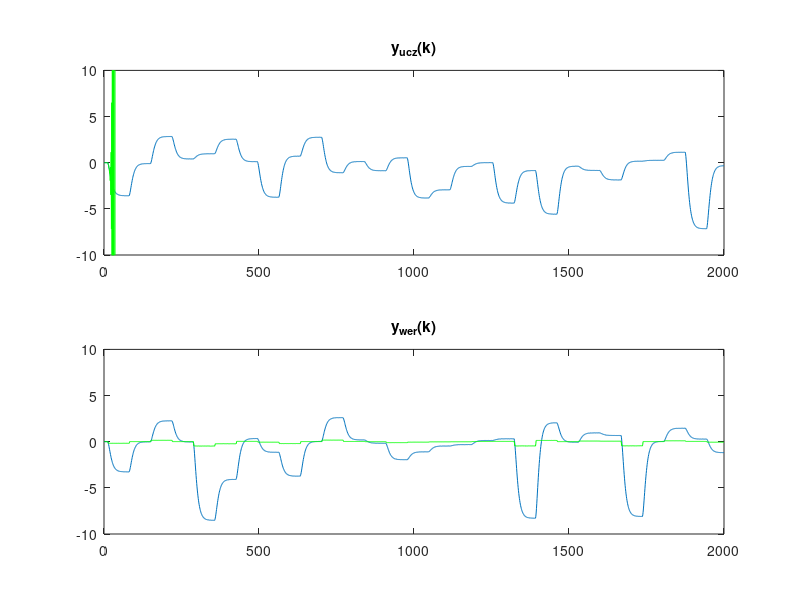

Here is the MATLAB script that generated this plot:
%% inicjalizacja
clear all; 
x0=10;
y0=10;
width=1000;
height=800;
fid = fopen('bledy_dyn','w+'); 
%% import danych
ucz = importdata('danedynucz9.txt');
u_ucz = ucz(:,1);
y_ucz = ucz(:,2);
wer = importdata('danedynwer9.txt');
u_wer = wer(:,1);
y_wer = wer(:,2);
lenght=size(wer);
P = lenght(1); %liczba próbek
kk = 1:P;

%% Modele o różnych stopniach wielomianu

k_pocz = 4; % chwila, od której rozpoczynamy identyfikacje

for s=3:3
    D = s; 
    for t=4:4
        N = t; 
        ymod_ucz = zeros(P,1);
        ymod_wer = zeros(P,1);
        Y = y_ucz(k_pocz:P);
        ymod_ucz(1:k_pocz) = y_ucz(1:k_pocz);
        ymod_wer(1:k_pocz) = y_wer(1:k_pocz);
        


        % uczenie modelu
        c=1; %kolumna
        for i=1:D         
            for j=1:N
                M(:,c)= u_ucz(k_pocz-i:P-i).^j;
                M(:,c+N*2)=y_ucz(k_pocz-i:P-i).^j;
                c=c+1;
            end
        end
        w=M\Y;

%         % sprawdzenie modelu
% 
%         % bez rekurencji
%         c=1;
%         for  i=1:D        
%             for j=1:N
%                 mb_wer(:,c)= u_wer(k_pocz-i:P-i).^j;
%                 mb_wer(:,c+(N*2))=y_wer(k_pocz-i:P-i).^j;
%                 c=c+1;
%             end
%         end
%         ymod_ucz(k_pocz:P)=M*w;
%         ymod_wer(k_pocz:P)=mb_wer*w;
%                 
%         h = figure;
%         set(h,'units','points','position',[x0,y0,width,height]); 
%         subplot(2,1,1)
%         plot(kk,y_ucz)
%         ylim([-10 10])
%         hold on
%         plot(kk,ymod_ucz,'g')
%         ylim([-10 10])
%         title('y_{ucz}(k)');
%         subplot(2,1,2);
%         plot(kk,y_wer)
%         ylim([-10 10])
%         hold on
%         plot(kk,ymod_wer,'g')
%         ylim([-10 10])
%         title('y_{wer}(k)');
%         name =  ['dane_dyn_mod_brek_D_' num2str(D) 'N_' num2str(N) '.png'];
%         saveas(h,name,'png');
%         
%         E_ucz = 0;
%         E_wer = 0;
%         for k=k_pocz:P
%             E_ucz = E_ucz + (ymod_ucz(k)-y_ucz(k))^2; 
%             E_wer = E_wer + (ymod_wer(k)-y_wer(k))^2;  
%         end
% 
%         fprintf(fid,'dane_ucz_brek_D=%d_N=%d, %d \n',D,N,E_ucz);
%         fprintf(fid,'dane_wer_brek_D=%d_N=%d, %d \n',D,N,E_wer);

        % z rekurencja
        
        ymod_ucz = zeros(P-D,1);
        ymod_wer = zeros(P-D,1);
        
        ymod_ucz(1:D) = u_ucz(1:D);
        ymod_wer(1:D) = y_wer(1:D);

        past_ucz = zeros(D,1);
        past_wer = zeros(D,1);
        for k=D+1:P
            c=1;
            for i=1:D
                for j=1:N
                    m_ucz(1,c)= u_ucz(k-i)^j;
                    m_ucz(1,c+(N*2))=past_ucz(i)^j;
                    m_wer(1,c)= u_wer(k-i)^j;
                    m_wer(1,c+(N*2))=y_wer(i)^j;
                    c=c+1;
                end
            end
            ymod_ucz(k)=m_ucz*w;
            ymod_wer(k)=m_wer*w;
            past_ucz = [ymod_ucz(k);past_ucz((1:numel(past_ucz)-1))];
            past_wer = [ymod_wer(k);past_wer((1:numel(past_wer)-1))];
        end
        
        h = figure;
        set(h,'units','points','position',[x0,y0,width,height]);
        subplot(2,1,1)
        plot(kk,y_ucz)
        ylim([-10 10])
        hold on
        plot(kk,ymod_ucz,'g')
        ylim([-10 10])
        title('y_{ucz}(k)');
        subplot(2,1,2);
        plot(kk,y_wer)
        ylim([-10 10])
        hold on
        plot(kk,ymod_wer,'g')
        ylim([-10 10])
        title('y_{wer}(k)');
        name =  ['dane_dyn_mod_rek_D_' num2str(D) 'N_' num2str(N) '.png'];
        saveas(h,name,'png');
        
        E_ucz = 0;
        E_wer = 0;
        for k=k_pocz:P
            E_ucz = E_ucz + (ymod_ucz(k)-y_ucz(k))^2; 
            E_wer = E_wer + (ymod_wer(k)-y_wer(k))^2;  
        end

        fprintf(fid,'dane_ucz_rek_D=%d_N=%d, %d \n',D,N,E_ucz);
        fprintf(fid,'dane_wer_rek_D=%d_N=%d, %d \n',D,N,E_wer);
    end
end


fclose(fid);